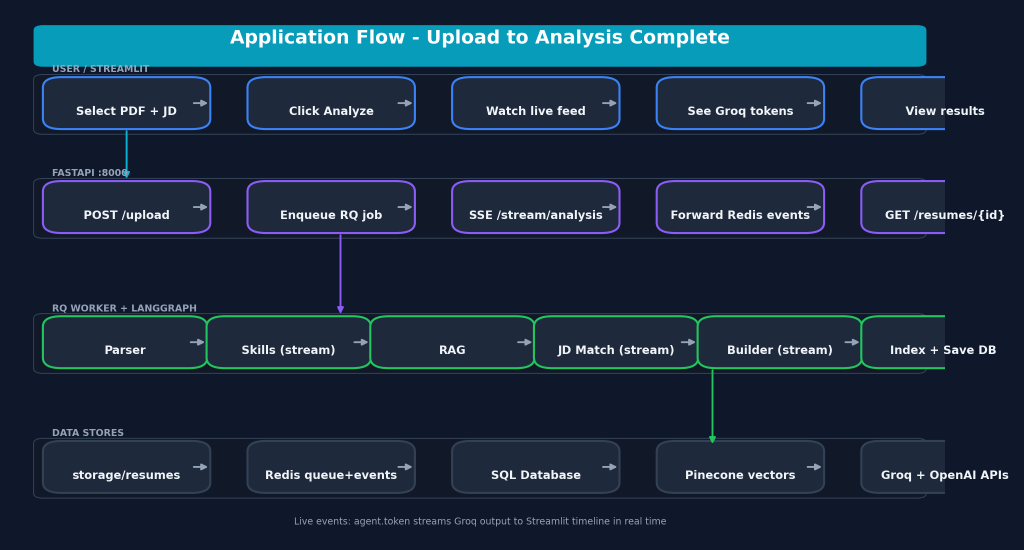
#> input picture AI/projects_cursor/resume_rag/assets/application-flow.png, 2047 x 1099 px (shown at 1/2 size)
$ python -i processor.py   (imports and definitions only)
#> lines starting #> are read from the running program, lines starting #| are printed output that depends on the picture; after the words box and inside, x2 and y2 are one past the last pixel; in counts of white or black regions, pixels touching at a corner belong together
### fastapi/app/settings.py
from dataclasses import dataclass
import os


def _env_int(key: str, default: int) -> int:
    raw = os.environ.get(key)
    if raw is None or raw == "":
        return default
    return int(raw)


@dataclass(frozen=True)
class Settings:
    camera_index: int = _env_int("CAMERA_INDEX", 0)
    frame_width: int = _env_int("FRAME_WIDTH", 640)
    frame_height: int = _env_int("FRAME_HEIGHT", 480)
    capture_fps_cap: int = _env_int("CAPTURE_FPS_CAP", 30)
    raw_queue_maxsize: int = _env_int("RAW_QUEUE_MAXSIZE", 2)
    host: str = os.environ.get("STREAM_HOST", "127.0.0.1")
    port: int = _env_int("STREAM_PORT", 8000)
    jpeg_quality: int = _env_int("JPEG_QUALITY", 85)


settings = Settings()

### fastapi/app/pipeline/processor.py
import time
from collections import deque

import cv2
import numpy as np

from app.settings import settings
#> further down, picture is the input picture: shape (1099, 2047, 3); mean B, G, R 63.7, 44.3, 25.6

_fps_times: deque[float] = deque(maxlen=30)


def process_frame(frame: np.ndarray) -> np.ndarray:
    """OpenCV pipeline hook: resize if needed, grayscale edge hint, overlay FPS."""
    now = time.perf_counter()
    _fps_times.append(now)
    fps = 0.0
    if len(_fps_times) >= 2:
        dt = _fps_times[-1] - _fps_times[0]
        if dt > 0:
            fps = (len(_fps_times) - 1) / dt

    target_w, target_h = settings.frame_width, settings.frame_height
    h, w = frame.shape[:2]
#> h = 1099; w = 2047
    if w != target_w or h != target_h:
        frame = cv2.resize(frame, (target_w, target_h), interpolation=cv2.INTER_AREA)
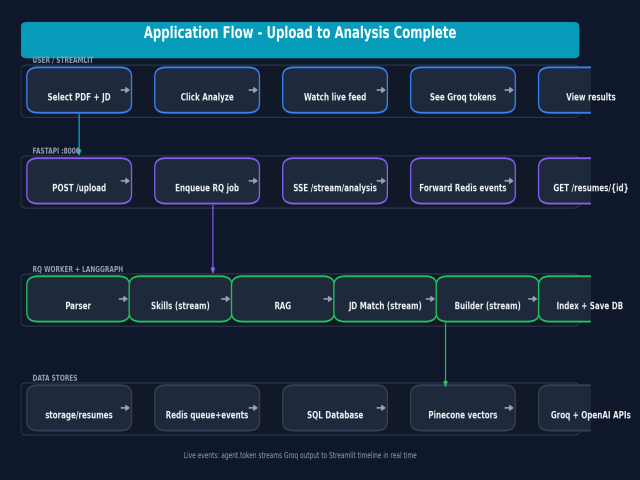
#> frame: shape (480, 640, 3); mean of channels 0, 1, 2 63.7, 44.3, 25.6; drawn as B, G, R

    gray = cv2.cvtColor(frame, cv2.COLOR_BGR2GRAY)
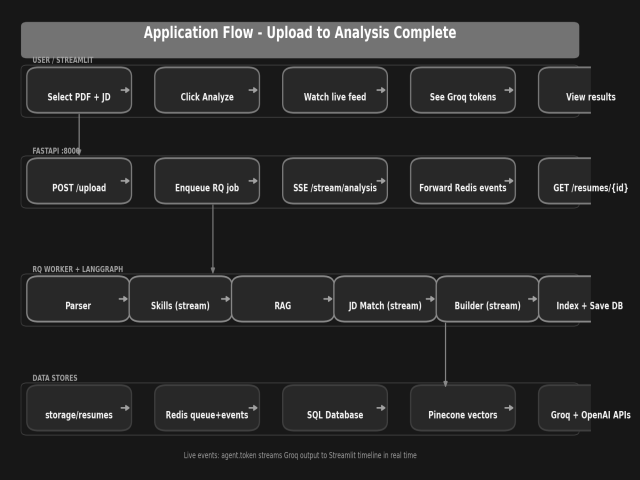
#> gray: shape (480, 640); min 23, max 255, mean 41.1
    edges = cv2.Canny(gray, 60, 180)
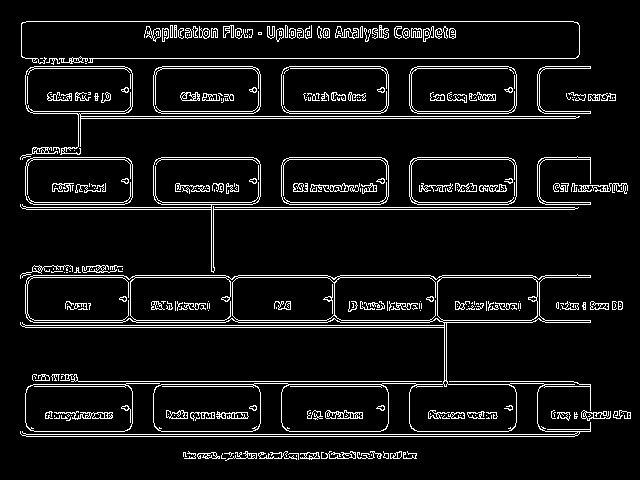
#> edges: shape (480, 640); 7.8% white in thin lines or dots, all inside (x1, y1, x2, y2) = (20, 21, 631, 461)
    overlay = cv2.cvtColor(edges, cv2.COLOR_GRAY2BGR)
    blended = cv2.addWeighted(frame, 0.65, overlay, 0.35, 0)
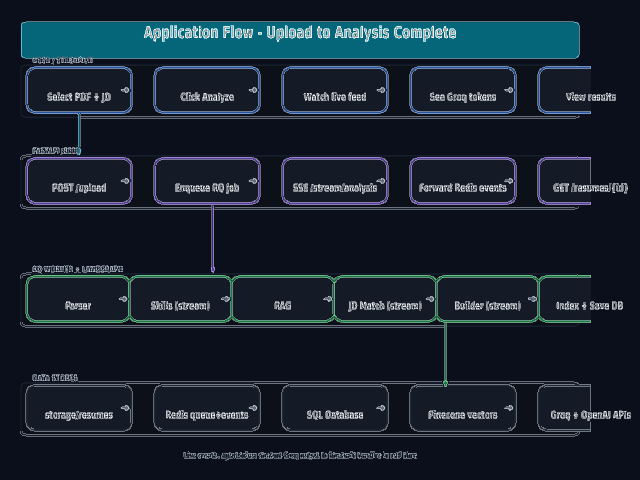
#> blended: shape (480, 640, 3); mean of channels 0, 1, 2 48.2, 35.9, 23.9; drawn as B, G, R

    label = f"FPS ~{fps:.1f} | workstation MVP"
    cv2.putText(
        blended,
        label,
        (12, 28),
        cv2.FONT_HERSHEY_SIMPLEX,
        0.7,
        (0, 220, 0),
        2,
        cv2.LINE_AA,
    )
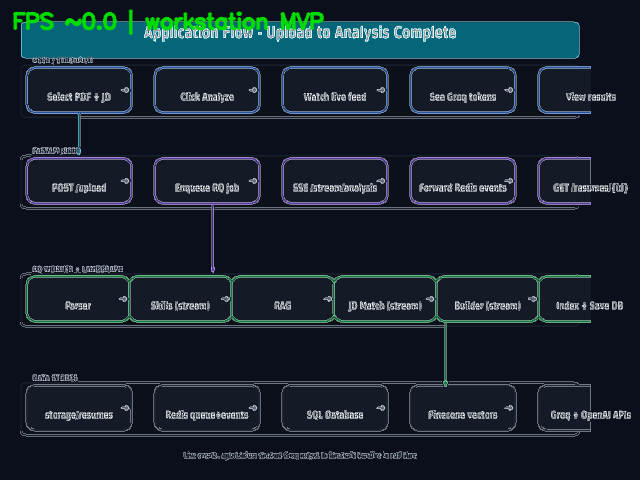
#> blended: shape (480, 640, 3); 1.12% of pixels changed, all inside (x1, y1, x2, y2) = (12, 9, 325, 35); drawn as B, G, R
    return blended

>>> import cv2
>>> picture = cv2.imread('../../../AI/projects_cursor/resume_rag/assets/application-flow.png')
>>> result = process_frame(picture)
